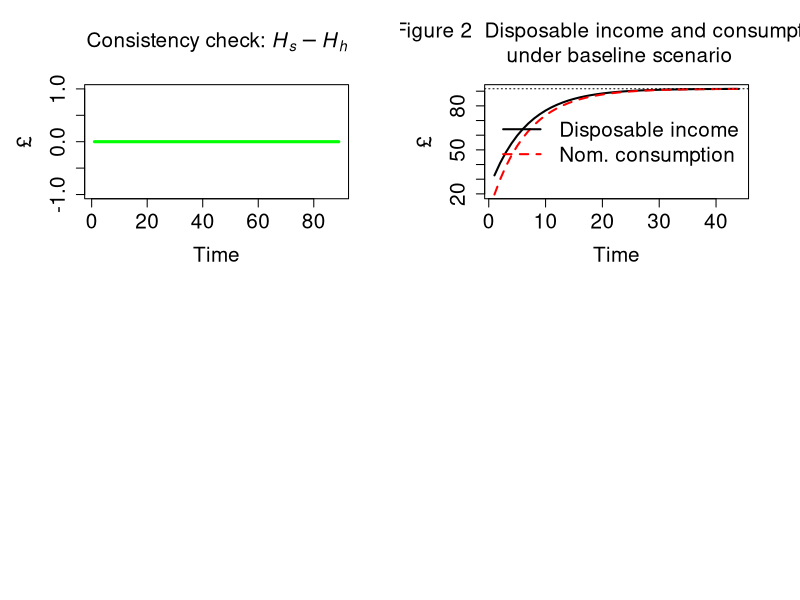

Generate this figure with R:
# IO-SFC MODEL (BASED ON MODEL PC)

# Created by Marco Veronese Passarella

# Version: 7 June 2024; revised: 11 June 2024

### PREPARE THE ENVIRONMENT ################################################################################

#Clear Environment
rm(list=ls(all=TRUE))

#Clear Plots
if(!is.null(dev.list())) dev.off()

#Clear Console
cat("\014")

#Set directory/folder
#setwd("C:/Users/Marco Passarella/Google Drive/New Conferences/EAEPE Summer School 2024")

#set number of periods
nPeriods = 90

#Set number of scenarios
nScenarios=2 

#Set number of industries ***
nIndustries = 2

### SET THE COEFFICIENTS (EXOGENOUS VARIABLES AND PARAMETERS) ################################################################################

alpha10 = 0.8 #Autonomous component of propensity to consume out of income
alpha11 = 8 #Interest rate elasticity of propensity to consume out of income (minus sign)
alpha2=0.4 #Propensity to consume out of wealth
w = 0.4 #Uniform wage rate
mu = 0.875 #Uniform mark-up
pr1 = 1 #Labour productivity in industry 1
pr2 = 1 #Labour productivity in industry 2
lambda0 = 0.635 #Autonomous share of bills
lambda1 = 5 #Elasticity of bills demand to interest rate
lambda2 = 0.01 #Elasticity of bills demand to yd/v
theta=0.2 #Tax rate on income
r_bar=matrix(data=0.025,nrow=nScenarios,ncol=nPeriods) #Interest rate as policy instrument
beta1_c_bar=0.50 #Household consumption share of product 1
beta2_c_bar=0.50 #Household consumption share of product 2
beta1_g_bar=0.48 #Government consumption share of product 1
beta2_g_bar=0.52 #Government consumption share of product 2
a11 = 0.11 #Quantity of product 1 necessary to produce one unit of product 1
a12 = 0.12 #Quantity of product 1 necessary to produce one unit of product 2
a21 = 0.21 #Quantity of product 2 necessary to produce one unit of product 1
a22 = 0.22 #Quantity of product 2 necessary to produce one unit of product 2

#Tip: try 0.12, 0.12, 0.20, 0.20 for unit prices

### CREATE VARIABLES AND ATTRIBUTE INITIAL VALUES ################################################################################

#Use 'array' function to create 3-dimension variables
x=array(data=0,dim=c(nScenarios,nPeriods,nIndustries)) #Gross output by industry (real)
d=array(data=0,dim=c(nScenarios,nPeriods,nIndustries)) #Demand by industry (real)
beta_c=array(data=0,dim=c(nScenarios,nPeriods,nIndustries)) #Real consumption composition
beta_g=array(data=0,dim=c(nScenarios,nPeriods,nIndustries)) #Real government expenditure composition
p=array(data=1,dim=c(nScenarios,nPeriods,nIndustries)) #Unit prices
k=array(data=0,dim=c(nScenarios,nPeriods,nIndustries)) #Inputs by industry

#Create matrix of coefficients
A=matrix(data=0,nrow=nIndustries,ncol=nIndustries) #2D matrix of technical coefficients
I = diag(x=1, nrow=nIndustries, ncol=nIndustries) #2D diagonal matrix
A4=array(data=0,dim=c(nScenarios,nPeriods,nIndustries,nIndustries)) #4D matrix of technical coefficients

#Other 2-dimension variables
alpha1=matrix(data=alpha10-alpha11*r_bar,nrow=nScenarios,ncol=nPeriods) #Propensity to consume out of income
b_cb=matrix(data=0,nrow=nScenarios,ncol=nPeriods) #Government bills held by Central Bank
b_h=matrix(data=0,nrow=nScenarios,ncol=nPeriods) #Government bills held by households
b_s=matrix(data=0,nrow=nScenarios,ncol=nPeriods) #Government bills supplied by government
h_h=matrix(data=0,nrow=nScenarios,ncol=nPeriods) #Cash money held by households
h_s=matrix(data=0,nrow=nScenarios,ncol=nPeriods) #Cash money supplied by central bank
r=matrix(data=r_bar,nrow=nScenarios,ncol=nPeriods) #Interest rate on government bills
t=matrix(data=0,nrow=nScenarios,ncol=nPeriods) #Taxes
v=matrix(data=0,nrow=nScenarios,ncol=nPeriods) #Households wealth
yd=matrix(data=0,nrow=nScenarios,ncol=nPeriods) #Disposable income of households
cons=matrix(data=0,nrow=nScenarios,ncol=nPeriods) #Consumption (real)
g=matrix(data=20,nrow=nScenarios,ncol=nPeriods) #Government expenditure (real)
y=matrix(data=0,nrow=nScenarios,ncol=nPeriods) #Value of net output (GDP)
p_c=matrix(data=1,nrow=nScenarios,ncol=nPeriods) #Average price for the consumers
p_g=matrix(data=1,nrow=nScenarios,ncol=nPeriods) #Average price for the government
infl=matrix(data=1,nrow=nScenarios,ncol=nPeriods) #Inflation tax (see Godley and Lavoie, 9.2.4 and 9.3.1)

### RUN THE MODEL ################################################################################

#DEFINE THE LOOPS

#Choose scenario
for (j in 1:nScenarios){
  
  #Define time loop
  for (i in 2:nPeriods){
    
    #Define iterations
    for (iterations in 1:100){
      
      
      #ADD ALTERNATIVE SCENARIOS  
      
      #Shock 1: higher interest rate
      if (i>=10 && j==2){r_bar[j,i]=0.035}
      
      
      #DEFINE THE SYSTEM OF EQUATIONS        
      
      
      ## A) Define the matrix of technical coefficients ####
      
      #4D matrix of technical coefficients
      A4[j,i,,]=c(a11,a21,a12,a22)                   
      
      #2D matrix of technical coefficients
      A = A4[j,i,,]          
      
      
      ## B) Define consumption shares ####
      
      #Household real consumption share of product 1 - eq. 12.1
      beta_c[j,i,1]=beta1_c_bar
      
      #Household real consumption share of product 2 - eq. 12.2
      beta_c[j,i,2]=beta2_c_bar
      
      #Government real consumption share of product 1 - eq. 13.1
      beta_g[j,i,1]=beta1_g_bar
      
      #Government real consumption share of product 2 - eq. 13.2
      beta_g[j,i,2]=beta2_g_bar
      
      
      ## C) Define input-output structure ####
      
      #Real final demand vector by industry - eq. 14
      d[j,i,] = beta_c[j,i,]*cons[j,i] + beta_g[j,i,]*g[j,i]
      
      #Real gross output by industry  - eq. 15
      x[j,i,] = solve(I-A) %*% d[j,i,]
      
      #Value of net output (GDP)  - eq. 1.A
      y[j,i] = t(p[j,i,]) %*% d[j,i,]
      
      #Quantities of inputs required by industry - auxiliary eq.
      k[j,i,] = A %*% x[j,i,]
      
      
      ## D) Set prices ####
      
      #Set unit price of output of industry 1 - eq. 16.1
      p[j,i,1] = (w/pr1) + (p[j,i,1]*A[1] + p[j,i,2]*A[2])*(1 + mu) 
      
      #Set unit price of output of industry 2 - eq. 16.2  
      p[j,i,2] = (w/pr2) + (p[j,i,1]*A[3] + p[j,i,2]*A[4])*(1 + mu) 
      
      #Average price for the consumers - eq. 17
      p_c[j,i] = t(p[j,i,]) %*% beta_c[j,i,]
      
      #Average price for the government - eq. 18
      p_g[j,i] = t(p[j,i,]) %*% beta_g[j,i,]
      
      
      ## E) Households' behaviour ####
      
      #Disposable income - eq. 2
      yd[j,i] = y[j,i] - t[j,i] + r[j,i-1]*b_h[j,i-1]
      
      #Wealth accumulation - eq. 4 
      v[j,i] = v[j,i-1] + (yd[j,i] - p_c[j,i]*cons[j,i])
      
      #Real consumption function with no monetary illusion - eq. 5.A.1 
      cons[j,i] = alpha1[j,i]*((yd[j,i]/p_c[j,i])-infl[j,i]) + alpha2*v[j,i-1]/p_c[j,i-1]
      
      #Inflation tax for households - eq. 5.A.1
      infl[j,i] = ((p_c[j,i]-p_c[j,i-1])/p_c[j,i-1])*(v[j,i-1]/p_c[j,i])
      
      #Endogenous propensity to consume out of income  - eq. 19
      alpha1[j,i] = alpha10 - alpha11*r[j,i]
      
      
      ## F) Portfolio equations ####
      
      #Demand for cash money - eq. 6
      h_h[j,i] = v[j,i] - b_h[j,i]
      
      #Demand for government bills - eq. 7
      b_h[j,i] = v[j,i]*(lambda0 + lambda1*r[j,i] - lambda2*(yd[j,i]/v[j,i]))
      
      
      ## G) Government ####
      
      #Tax payments - eq. 3 
      t[j,i] = theta*(y[j,i] + r[j,i-1]*b_h[j,i-1])
      
      #Supply of government bills - eq. 8
      b_s[j,i] = b_s[j,i-1] + ( p_g[j,i]*g[j,i] + r[j,i-1]*b_s[j,i-1]) - (t[j,i] + r[j,i-1]*b_cb[j,i-1])
      
      
      ## H) Central bank ####
      
      #Supply of cash - eq. 9
      h_s[j,i] = h_s[j,i-1] + b_cb[j,i] - b_cb[j,i-1]
      
      #Government bills held by the central bank - eq. 10
      b_cb[j,i] = b_s[j,i] - b_h[j,i]
      
      #Interest rate as policy instrument - eq. 11
      r[j,i] = r_bar[j,i]
      
    }
    
  }
}

### CONSISTENCY CHECK (REDUNDANT EQUATION) AND PLOTS ################################################################################

#Define layout
layout(matrix(c(1,2,3,4), 2, 2, byrow = TRUE))
par(mar = c(5.1+1, 4.1+1, 4.1+1, 2.1+1))

#Figure 1: redundant equation
plot(h_s[1,2:nPeriods]-h_h[1,2:nPeriods], type="l", col="green",lwd=3,lty=1,font.main=1,cex.main=1.5,
     main=expression("Consistency check: " * italic(H[phantom("")]["s"]) - italic(H[phantom("")]["h"])),
     cex.axis=1.5,cex.lab=1.5,ylab = '£',
     xlab = 'Time',ylim = range(-1,1))

#Figure 2: disposable income and consumption
plot(yd[1,2:45],type="l", col=1, lwd=2, lty=1, font.main=1,cex.main=1.5,
     main="Figure 2  Disposable income and consumption \n under baseline scenario",
     ylab = '£',xlab = 'Time',ylim = range(min(cons[1,2:45]*p_c[1,2:45]),max(yd[1,2:45])),
     cex.axis=1.5,cex.lab=1.5)
lines(cons[1,2:45]*p_c[1,2:45],type="l",lwd=2,lty=2,col="red1")
legend("right",c("Disposable income","Nom. consumption"),  bty = "n",
       cex=1.5, lty=c(1,2), lwd=c(2,2), col = c(1,"red1"), box.lty=0)
abline(h=yd[1,nPeriods],col=1,lty=3)
